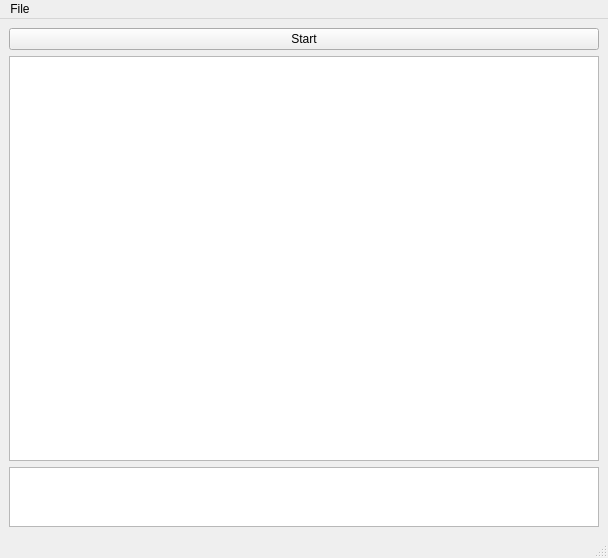
<?xml version="1.0" encoding="UTF-8"?>
<ui version="4.0">
 <class>MainWindow</class>
 <widget class="QMainWindow" name="MainWindow">
  <property name="geometry">
   <rect>
    <x>0</x>
    <y>0</y>
    <width>608</width>
    <height>558</height>
   </rect>
  </property>
  <property name="windowTitle">
   <string>MainWindow</string>
  </property>
  <widget class="QWidget" name="centralwidget">
   <layout class="QVBoxLayout" name="verticalLayout_2">
    <item>
     <widget class="QPushButton" name="pushButtonStart">
      <property name="text">
       <string>Start</string>
      </property>
     </widget>
    </item>
    <item>
     <widget class="QGraphicsView" name="graphicsView"/>
    </item>
    <item>
     <widget class="QPlainTextEdit" name="plainTextEdit">
      <property name="maximumSize">
       <size>
        <width>16777215</width>
        <height>60</height>
       </size>
      </property>
     </widget>
    </item>
   </layout>
  </widget>
  <widget class="QMenuBar" name="menubar">
   <property name="geometry">
    <rect>
     <x>0</x>
     <y>0</y>
     <width>608</width>
     <height>21</height>
    </rect>
   </property>
   <widget class="QMenu" name="menuFile">
    <property name="title">
     <string>File</string>
    </property>
    <addaction name="actionSettings"/>
    <addaction name="separator"/>
    <addaction name="actionQuit"/>
   </widget>
   <addaction name="menuFile"/>
  </widget>
  <widget class="QStatusBar" name="statusbar"/>
  <action name="actionQuit">
   <property name="text">
    <string>Quit</string>
   </property>
   <property name="shortcut">
    <string>Ctrl+Q</string>
   </property>
  </action>
  <action name="actionSettings">
   <property name="text">
    <string>Settings...</string>
   </property>
  </action>
 </widget>
 <resources/>
 <connections/>
</ui>
